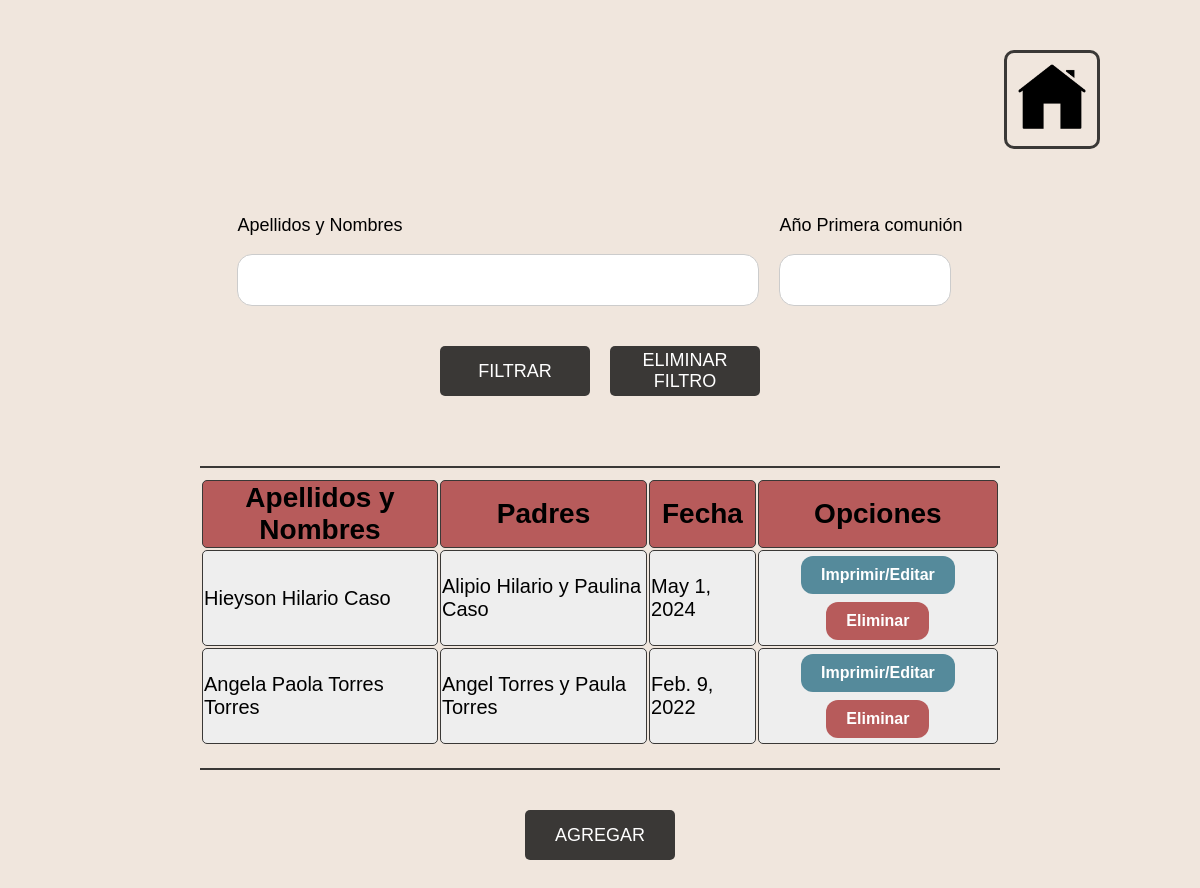
The page /pricomunion/ on the database its author committed.
### webapp/models.py (models this page shows)
class priComunion(models.Model):
    nombre = models.CharField(max_length=80)
    parroquia = models.CharField(max_length=255, default="'La Purisima' - Concepción")
    fecha = models.DateField()
    padre = models.CharField(max_length=80)
    madre = models.CharField(max_length=80)

### webapp/views.py (the view)
# urls.py: path('pricomunion/', views.pricomunion, name="pricomunion"),
def pricomunion(request):
    comunions = priComunion.objects.order_by('id')
    return render(request, 'pages/pricomunion/viewComunion.html', {'comunions': comunions})

### templates/pages/pricomunion/viewComunion.html (shortened to what this page needs)
{% load static %}
<!DOCTYPE html>
<html>
  <head>
    <link rel="stylesheet" type="text/css" href="{% static 'styles/styles.css' %}">
    <link rel="stylesheet" type="text/css" href="{% static 'styles/viewDoc.css' %}">
  </head>
  <body >
    <div class="container_top">
      <section class="container_filtro">
        <form method="GET" action="{% url 'listar_comunion' %}" style="display: flex; flex-direction: column;">
          <div class="input_group_container" style="display: flex; gap: 20px;">
            <div class="input_group">
              <label>Apellidos y Nombres</label>
              <input class="large_input" type="text" name="nombre" value="{{ request.GET.nombre }}" />
            </div>
            <div class="input_group">
              <label>Año Primera comunión</label>
              <input class="normal_input" type="number" name="ano_comunion" value="{{ request.GET.ano_comunion }}" />
            </div>
          </div>
          <div class="button_container" style="display: flex; justify-content: center; margin-top: 20px;">
            <button class="normal_button" type="submit" style="margin-right: 10px;">FILTRAR</button>
            <a href="{% url 'listar_comunion' %}">
              <button class="normal_button eliminar" type="button">ELIMINAR FILTRO</button>
            </a>
          </div>
        </form>
      </section>
    </div>
    <section class="container_resultados">
      <article class="article_resultado">
        <table>
          <thead>
            <tr>
              <th>Apellidos y Nombres</th>
              <th>Padres</th>
              <th>Fecha</th>
              <th>Opciones</th>
            </tr>
          </thead>
          {% for coms in comunions %}
          <tbody>
            <tr>
              <td>{{ coms.nombre }}</td>
              <td>{{ coms.padre }} y {{ coms.madre }}</td>
              <td>{{ coms.fecha }}</td>
              <td style="text-align: center; justify-content: center; width:auto;">
                <a style="background-color: #558a9b; color: white; border: none; padding: 10px 20px; text-align:
                          center; text-decoration: none; display: inline-block; font-size: 16px; margin: 4px 2px;
                          cursor: pointer; border-radius: 12px; width:auto;"
                   href="/printComunion/{{coms.id}}"><strong>Imprimir/Editar</strong></a>
                <a style="background-color: #b75b5b; color: white; border: none; padding: 10px 20px; text-align: center;
                          text-decoration: none; display: inline-block; font-size: 16px; margin: 4px 2px; cursor: pointer;
                          border-radius: 12px; width:auto;"
                   href="/delComunion/{{coms.id}}"><strong>Eliminar</strong></a>
              </td>
            </tr>
          </tbody>
          {% endfor %}
        </table>
      </article>
    </section>
    <div class="container_agregar">
      <a href="{% url 'addComunion' %}">
        <button class="normal_button">AGREGAR</button>
      </a>
    </div>
    <div class="container_home">
      <a href="/">
        <button class="home_button">
          <img class="home_icon" src="{% static 'src/home_icon.png' %}" alt="icono de home" />
        </button>
      </a>
    </div>
  </body>
</html>

### static/styles/styles.css (style rules this page uses)
body { font-family: Arial, serif; font-weight: 400; font-style: normal; background-color: #f0e6dd; display: flex; height: 100%; }
form label { display: block; margin-bottom: 8px; color: black; }
form input { padding: 10px; margin-bottom: 20px; border: 1px solid #ccc; border-radius: 15px; }
.normal_button { background-color: #3a3836; color: #f5f5f5; border-radius: 10px; text-align: center; text-transform: uppercase; cursor: pointer; border-style: groove; border-color: black; }
.home_button { background-color: #f0e6dd; border: #3a3836, solid; border-radius: 10px; padding: 10px; cursor: pointer; }
.home_icon { width: 70px; height: 70px; }

### static/styles/viewDoc.css (style rules this page uses)
body { margin-top: 60px; display: flex; flex-direction: column; align-items: center; }
.container_top, .container_bottom { display: flex; justify-content: center; align-items: center; }
.container_filtro { margin: 50px; }
.input_group_container { display: flex; justify-content: space-between; gap: 20px; }
.input_group { display: flex; flex-direction: column; align-items: flex-start; }
.large_input { margin-top: 10px; width: 500px; height: 30px; }
.normal_input { margin-top: 10px; width: 150px; height: 30px; }
label { font-size: 18px; padding-top: 5px; }
.normal_button { font-size: 18px; width: 150px; height: 50px; margin-top: 0px; cursor: pointer; background-color: #3a3836; color: white; border: none; border-radius: 5px; }
.normal_button.eliminar { background-color: #3a3836; }
.button_container { margin-top: 20px; display: flex; justify-content: center; gap: 10px; }
.container_top { width: 1200px; }
.container_resultados { margin: 20px; border-top: 2px solid #3a3836; border-bottom: 2px solid #3a3836; width: 1100px; height: 300px; max-height: 300px; overflow-y: auto; }
.article_resultado { display: flex; align-items: center; gap: 20px; padding: 10px 0; }
table { width: 100%; }
th, td { border: 1px solid #3a3836; font-size: 20px; border-radius: 5px; height: 30px; }
th { margin: 0; font-size: 28px; background-color: #b75b5b; }
tr { background-color: #eee; }
.container_agregar { margin: 20px; }
.container_home { position: absolute; top: 50px; right: 100px; }
@media (max-width: 1600px) { .container_top { margin-top: 150px; flex-direction: column; } }
@media (max-width: 1600px) { .container_filtro { margin-top: 0; } }
@media (max-width: 1600px) { .container_resultados { width: 800px; } }

### rows shown on the page
priComunion: nombre "Hieyson Hilario Caso", padre "Alipio Hilario", madre "Paulina Caso", fecha "May 1, 2024"
priComunion: nombre "Angela Paola Torres Torres", padre "Angel Torres", madre "Paula Torres", fecha "Feb. 9, 2022"
